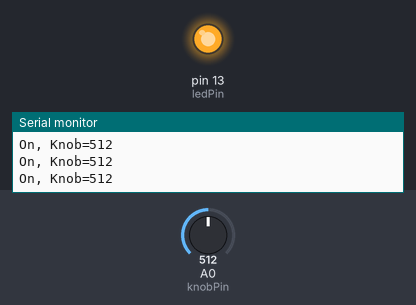
Simulated run of this sketch. Board: Arduino Uno, built with avr-gcc and run on an emulated ATmega328P. On the bench: output pins drawn as LEDs (lit = HIGH), the last lines printed to the serial monitor. Dashed ring = blinking. The inputs (shaded band) are chosen by the test bench; at power-on: A0 (knobPin) = 512.

Above: at 1.2 s.
1.3 s: A0 (knobPin) set to 317
4.3 s: A0 (knobPin) set to 293
At 4.75 s:
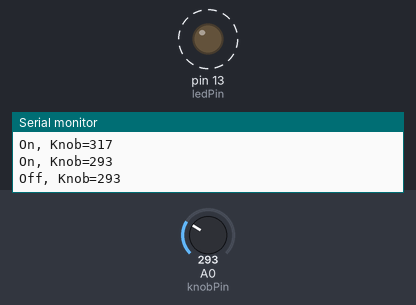
7.3 s: A0 (knobPin) set to 0
10.3 s: A0 (knobPin) set to 7
At 10.9 s:
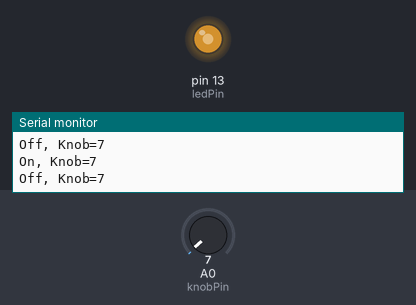
13.3 s: A0 (knobPin) set to 10
16.3 s: A0 (knobPin) set to 1023
At 17.4 s:
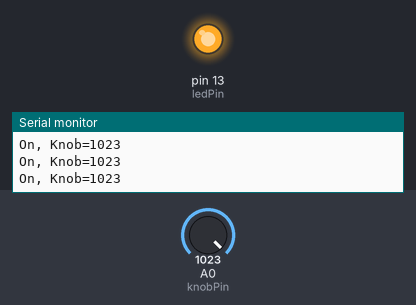
Timing chart, 0 to 18.8 s (numbered marks = the images above; inputs shaded):
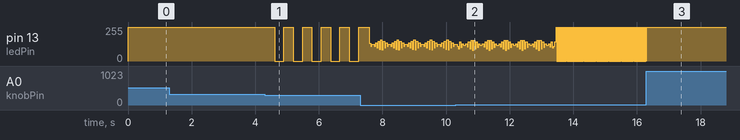

Measured:
- the behaviour switches between 300 and 299 on A0 (knobPin) (found by bisection; images 0 and 1)
- after the input at 4.3 s, pin 13 (ledPin): alternates 255/255 for 0.29 s and 0/255 for 0.29 s, starting after 0.31 s
- after the input at 16.3 s, pin 13 (ledPin): goes on until 16.3 s, then stays 255/255

The sketch:

Lesson-5.ino
```cpp
/**************************************
 Lesson 5: Using Conditionals: Use knob range as a conditional

**************************************/

int ledPin = LED_BUILTIN; // same as pin 13

int knobPin = A0;     // analog pin because range of numbers
int knobValue = 0;    // variable for reading the knob

void setup() {
  // put your setup code here, which runs once

  // set digital pin as output
  pinMode(ledPin, OUTPUT);

  // start serial communications at 9600 baud
  Serial.begin(9600);

}

void loop() {
  // main program goes here

  knobValue = analogRead(knobPin);  // read the value of the knob and set it as <knobValue>

  if (knobValue < 300) {
    // knobValue is less than 300

    knobValue = analogRead(knobPin);

    digitalWrite(ledPin, HIGH);       // turn the ledPin on
    Serial.print("On, Knob=");
    Serial.println(knobValue);
    delay(knobValue);                 // stop the program for <knobValue> ms

    knobValue = analogRead(knobPin);

    digitalWrite(ledPin, LOW);        // turn the ledPin off
    Serial.print("Off, Knob=");
    Serial.println(knobValue);
    delay(knobValue);                 // stop the program for <knobValue> ms

  } else {
    //knobValue is 300 or greater
    digitalWrite(ledPin, HIGH);       // turn the ledPin on
    Serial.print("On, Knob=");
    Serial.println(knobValue);

  } // end of knobValue if/else

}
```
